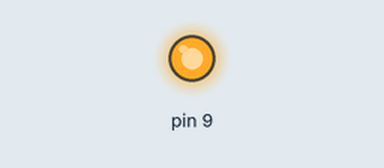
The sketch below on a simulated Arduino Uno, built with avr-gcc and run on an emulated ATmega328P. On the bench: output pins drawn as LEDs (lit = HIGH).

Above: at 0.5 s.
At 3.5 s:
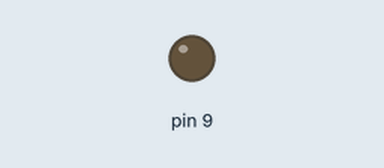
Timing chart, 0 to 7.8 s (numbered marks = the images above):
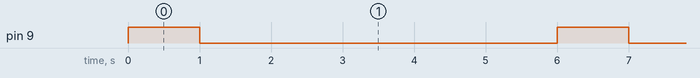

The sketch:

sketch_jan15a.ino
```cpp
// the setup function runs once when you press reset or power the board
void setup() {
  // initialize digital pin 9 as an output.
  pinMode(9, OUTPUT);
}

// the loop function runs over and over again forever
void loop() {
  ZapalDiodeNa(9, 1);
  delay(5000);              // wait for 500 milliseconds
}

void ZapalDiodeNa(int dioda, int sekund){
  ZapalDiode(dioda);
  delay(sekund * 1000);
  ZgasDiode(dioda);
}

void ZapalDiode(int numer){
  digitalWrite(numer, HIGH);
}

void ZgasDiode(int numer){
  digitalWrite(numer, LOW);
}
```

Measured:
- by itself, pin 9: alternates HIGH for 1.0 s and LOW for 5.0 s
